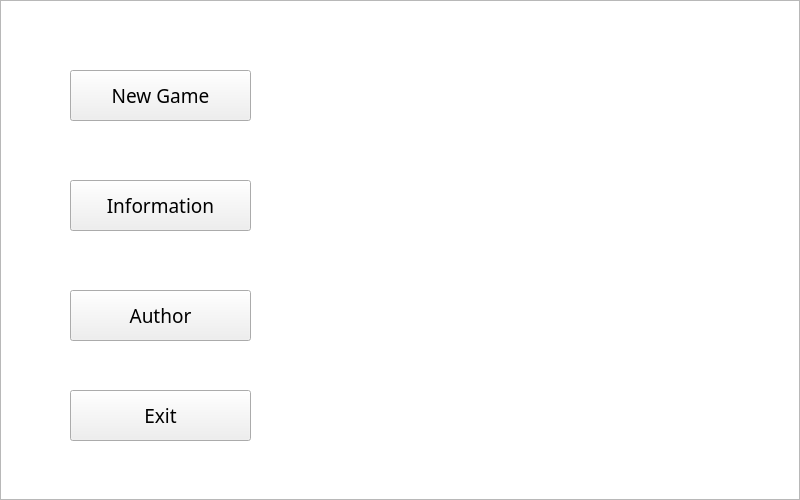
<?xml version="1.0" encoding="UTF-8"?>
<ui version="4.0">
 <class>Menu</class>
 <widget class="QWidget" name="Menu">
  <property name="geometry">
   <rect>
    <x>0</x>
    <y>0</y>
    <width>800</width>
    <height>500</height>
   </rect>
  </property>
  <property name="windowTitle">
   <string>Form</string>
  </property>
  <widget class="QGraphicsView" name="graphicsView">
   <property name="geometry">
    <rect>
     <x>0</x>
     <y>0</y>
     <width>800</width>
     <height>500</height>
    </rect>
   </property>
  </widget>
  <widget class="QLabel" name="label">
   <property name="geometry">
    <rect>
     <x>0</x>
     <y>0</y>
     <width>800</width>
     <height>500</height>
    </rect>
   </property>
   <property name="text">
    <string/>
   </property>
   <property name="pixmap">
    <pixmap resource="images.qrc">:/imagenes/planeta.jpg</pixmap>
   </property>
   <property name="scaledContents">
    <bool>true</bool>
   </property>
  </widget>
  <widget class="QPushButton" name="pushButton_new_game">
   <property name="geometry">
    <rect>
     <x>70</x>
     <y>70</y>
     <width>181</width>
     <height>51</height>
    </rect>
   </property>
   <property name="font">
    <font>
     <family>Papyrus</family>
     <pointsize>14</pointsize>
    </font>
   </property>
   <property name="cursor">
    <cursorShape>PointingHandCursor</cursorShape>
   </property>
   <property name="text">
    <string>New Game</string>
   </property>
   <property name="icon">
    <iconset resource="images.qrc">
     <normaloff>:/imagenes/fondo.png</normaloff>:/imagenes/fondo.png</iconset>
   </property>
   <property name="iconSize">
    <size>
     <width>31</width>
     <height>31</height>
    </size>
   </property>
  </widget>
  <widget class="QPushButton" name="pushButton_information">
   <property name="geometry">
    <rect>
     <x>70</x>
     <y>180</y>
     <width>181</width>
     <height>51</height>
    </rect>
   </property>
   <property name="font">
    <font>
     <family>Papyrus</family>
     <pointsize>14</pointsize>
    </font>
   </property>
   <property name="cursor">
    <cursorShape>PointingHandCursor</cursorShape>
   </property>
   <property name="text">
    <string>Information</string>
   </property>
   <property name="icon">
    <iconset resource="images.qrc">
     <normaloff>:/imagenes/pregunta.png</normaloff>:/imagenes/pregunta.png</iconset>
   </property>
   <property name="iconSize">
    <size>
     <width>31</width>
     <height>31</height>
    </size>
   </property>
  </widget>
  <widget class="QPushButton" name="pushButton_author">
   <property name="geometry">
    <rect>
     <x>70</x>
     <y>290</y>
     <width>181</width>
     <height>51</height>
    </rect>
   </property>
   <property name="font">
    <font>
     <family>Papyrus</family>
     <pointsize>14</pointsize>
    </font>
   </property>
   <property name="cursor">
    <cursorShape>PointingHandCursor</cursorShape>
   </property>
   <property name="text">
    <string>Author</string>
   </property>
   <property name="icon">
    <iconset resource="images.qrc">
     <normaloff>:/imagenes/foto.jpg</normaloff>:/imagenes/foto.jpg</iconset>
   </property>
   <property name="iconSize">
    <size>
     <width>31</width>
     <height>31</height>
    </size>
   </property>
  </widget>
  <widget class="QPushButton" name="pushButton_exit">
   <property name="geometry">
    <rect>
     <x>70</x>
     <y>390</y>
     <width>181</width>
     <height>51</height>
    </rect>
   </property>
   <property name="font">
    <font>
     <family>Papyrus</family>
     <pointsize>14</pointsize>
    </font>
   </property>
   <property name="cursor">
    <cursorShape>PointingHandCursor</cursorShape>
   </property>
   <property name="text">
    <string>Exit</string>
   </property>
   <property name="icon">
    <iconset resource="images.qrc">
     <normaloff>:/imagenes/salir.png</normaloff>:/imagenes/salir.png</iconset>
   </property>
   <property name="iconSize">
    <size>
     <width>31</width>
     <height>31</height>
    </size>
   </property>
  </widget>
 </widget>
 <resources>
  <include location="images.qrc"/>
 </resources>
 <connections/>
</ui>
